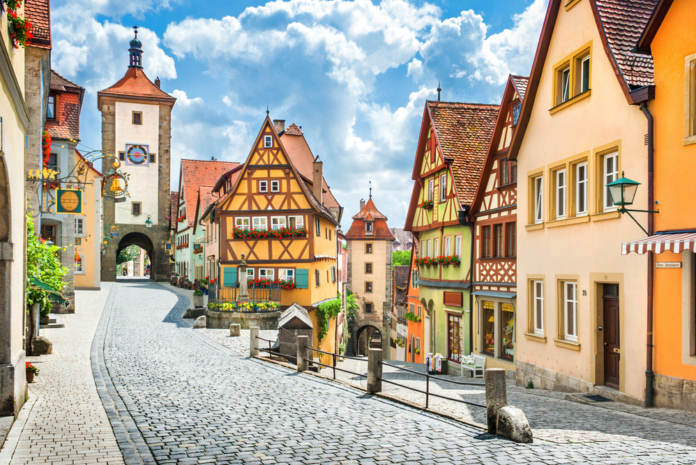
#> input picture data/town.png, 696 x 465 px
$ python main.py
#> lines starting #> are read from the running program, lines starting #| are printed output that depends on the picture
### src/median_cut/main.py
import numpy as np
from PIL import Image

def median_cut(img, d = 1):
#> called with d = 6
    img = img.copy()
    h, w, _ = img.shape
#> h = 465; w = 696
    img = img.reshape(-1, img.shape[-1])  # flatten color channels (h * w, 3)

    def cut(img, bin_, d):
#> called with img = array of shape (323640, 3), bin_ = array of shape (323640,), d = 6
        if d == 0:
            return [bin_]

        new_bin = []
        color_range = np.ptp(img[bin_], axis=0)  # color range of range of pixels
#> color_range = [252, 252, 255]
        sort_color_idx = np.argmax(color_range)
#> sort_color_idx = 2
        sort_color_channel = img[:, sort_color_idx]

        bin_pixels = sort_color_channel[bin_]

        permute_idx = np.argsort(bin_pixels)
        b1_idx, b2_idx = np.array_split(permute_idx, 2)

        bin1 = bin_[b1_idx]
        bin2 = bin_[b2_idx]

        return cut(img, bin1, d - 1) + cut(img, bin2, d - 1)

    pixel_indices = np.arange(img.shape[0])
    bins = cut(img, pixel_indices, d)
#> bins = 64 items

    colors = []
    for b_idx in bins:
        b = img[b_idx, :]
        c = np.mean(b, axis=0).astype(np.uint8)  # color centroid
        img[b_idx, :] = c
        colors.append(c)
#> this loop made 64 passes
#> c on passes 1 to 12: [39, 23, 17], [55, 43, 24], [57, 49, 40], [62, 64, 62], [96, 46, 30], [110, 69, 38], [104, 71, 54], [98, 76, 69], [98, 90, 70], [101, 110, 68], [131, 96, 64], [133, 124, 76]
#> after the loop, colors = 64 items, first 6: [39, 23, 17], [55, 43, 24], [57, 49, 40], [62, 64, 62], [96, 46, 30], [110, 69, 38]

    img = img.reshape(h, w, -1)
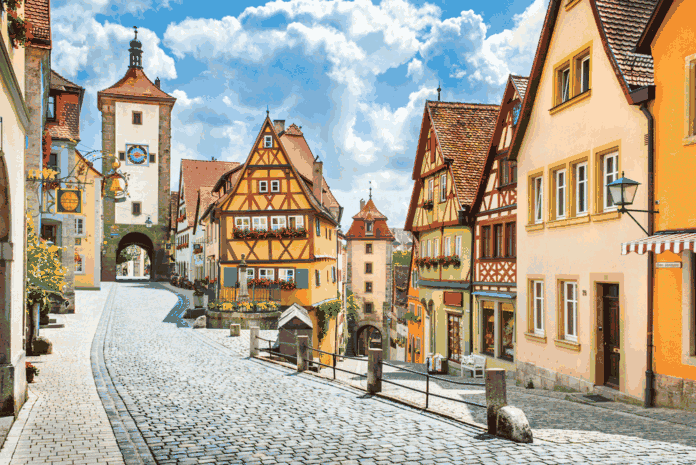
#> img: shape (465, 696, 3); mean R, G, B 174.1, 164.2, 147.2
#> `_ , palette = median_cut(img, 6)`: palette has the same summary as colors in median_cut
#> `palette = np.stack(palette)`: palette = 64 rows, first 8: [39, 23, 17], [55, 43, 24], [57, 49, 40], [62, 64, 62], [96, 46, 30], [110, 69, 38], [104, 71, 54], [98, 76, 69]

    return img, colors

# [7 lines that do not run on import are left out]


### src/dithering/main.py
import sys
sys.path.append('..')
from median_cut.main import median_cut
import numpy as np
from PIL import Image

def floyd_steinberg_dither(img, palette):
    h, w, _ = img.shape
#> h = 465; w = 696
    img = img.copy().astype(np.float64)
    print(palette.shape)
#| (64, 3)
    for y in range(h):
        for x in range(w):
            old = img[y, x, :]
            new = palette[np.argmin(np.sum((palette - old)**2, axis=1))]
            err = old - new
            img[y, x, :] = new
            img[y, min(x+1, w-1), :] += 7 * err / 16
            img[min(y+1, h-1), max(x-1, 0), :] += 3 * err / 16
            img[min(y+1, h-1), x, :] += 5 * err / 16
            img[min(y+1, h-1), min(x+1, w-1), :] += 1 * err / 16
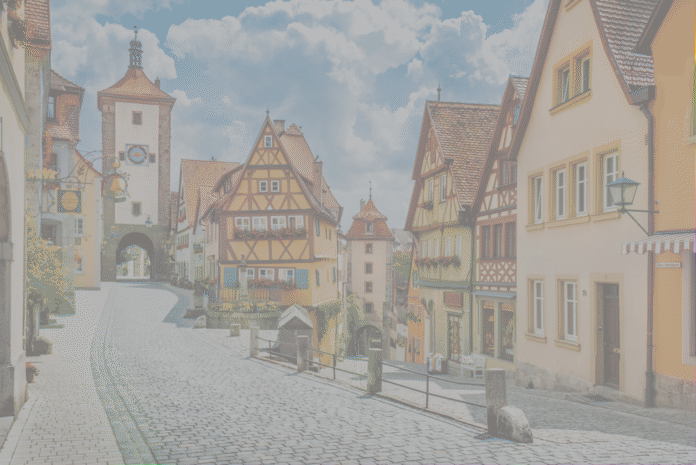
#> img: shape (465, 696, 3) float64; mean R, G, B 174.6, 164.7, 147.7; drawn with min black and max white
    img = img.astype(np.uint8)
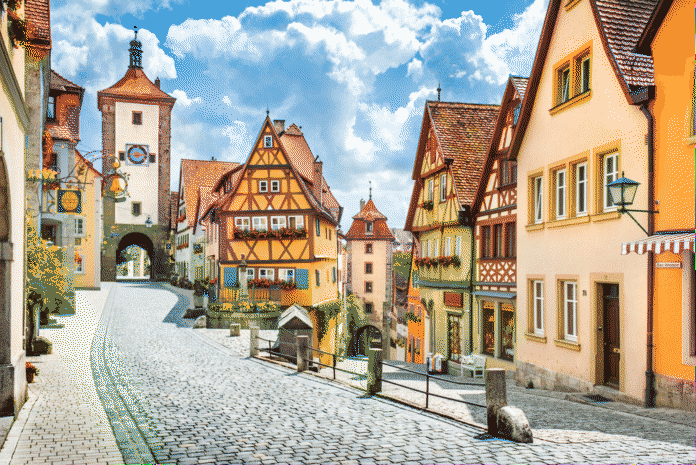
#> img: shape (465, 696, 3); mean R, G, B 174.4, 164.7, 147.8
    return img


if __name__ == "__main__":
    infile = '../../data/town.png'
    img = np.array(Image.open(infile).convert('RGB'))

    _ , palette = median_cut(img, 6)
    palette = np.stack(palette)
    d_img = floyd_steinberg_dither(img, palette)
    Image.fromarray(d_img).save('../../results/dither.png')
